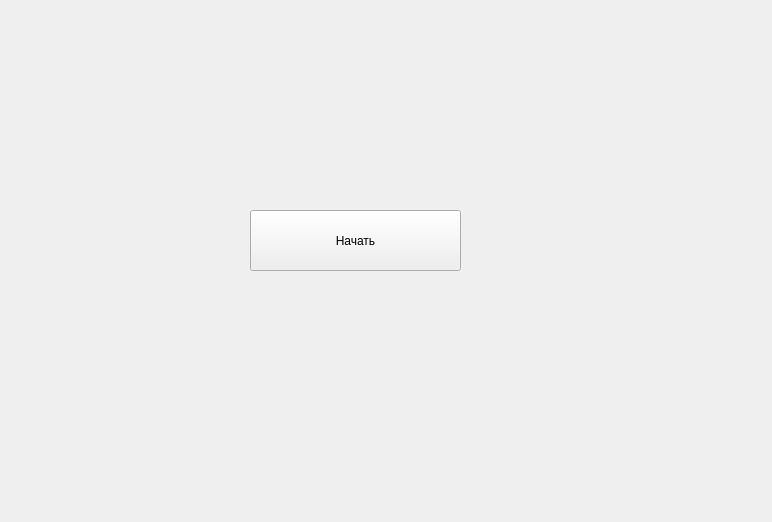
<?xml version="1.0" encoding="UTF-8"?>
<ui version="4.0">
 <class>form</class>
 <widget class="QWidget" name="form">
  <property name="geometry">
   <rect>
    <x>0</x>
    <y>0</y>
    <width>772</width>
    <height>522</height>
   </rect>
  </property>
  <property name="windowTitle">
   <string>Form</string>
  </property>
  <widget class="QPushButton" name="btn">
   <property name="geometry">
    <rect>
     <x>250</x>
     <y>210</y>
     <width>211</width>
     <height>61</height>
    </rect>
   </property>
   <property name="text">
    <string>Начать</string>
   </property>
  </widget>
 </widget>
 <resources/>
 <connections/>
</ui>
